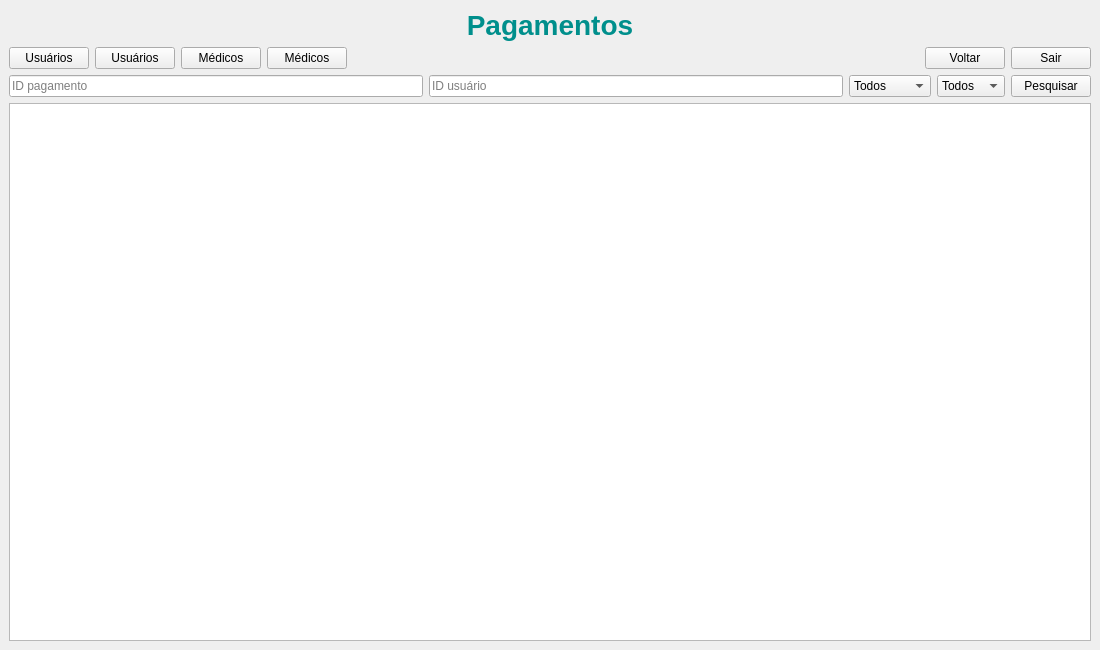
<?xml version="1.0" encoding="UTF-8"?>
<ui version="4.0">
 <class>MainWindow</class>
 <widget class="QMainWindow" name="MainWindow">
  <property name="geometry">
   <rect>
    <x>0</x>
    <y>0</y>
    <width>1100</width>
    <height>650</height>
   </rect>
  </property>
  <property name="windowTitle">
   <string>ALTUS - Pagamentos</string>
  </property>
  <widget class="QWidget" name="centralwidget">
   <layout class="QVBoxLayout" name="verticalLayout">
    <item>
     <widget class="QLabel" name="lbl_titulo">
      <property name="styleSheet">
       <string notr="true">font-size: 28px; font-weight: 700; color: #008f8c;</string>
      </property>
      <property name="text">
       <string>Pagamentos</string>
      </property>
      <property name="alignment">
       <set>Qt::AlignCenter</set>
      </property>
     </widget>
    </item>
    <item>
     <layout class="QHBoxLayout" name="navLayout">
      <item>
       <widget class="QPushButton" name="btn_usuarios">
        <property name="text">
         <string>Usuários</string>
        </property>
       </widget>
      </item>
      <item>
       <widget class="QPushButton" name="btn_usuarios2">
        <property name="text">
         <string>Usuários</string>
        </property>
       </widget>
      </item>
      <item>
       <widget class="QPushButton" name="btn_medicos">
        <property name="text">
         <string>Médicos</string>
        </property>
       </widget>
      </item>
      <item>
       <widget class="QPushButton" name="btn_medicos2">
        <property name="text">
         <string>Médicos</string>
        </property>
       </widget>
      </item>
      <item>
       <spacer name="horizontalSpacer">
        <property name="orientation">
         <enum>Qt::Horizontal</enum>
        </property>
        <property name="sizeHint" stdset="0">
         <size>
          <width>40</width>
          <height>20</height>
         </size>
        </property>
       </spacer>
      </item>
      <item>
       <widget class="QPushButton" name="btn_voltar">
        <property name="text">
         <string>Voltar</string>
        </property>
       </widget>
      </item>
      <item>
       <widget class="QPushButton" name="btn_sair">
        <property name="text">
         <string>Sair</string>
        </property>
       </widget>
      </item>
     </layout>
    </item>
    <item>
     <layout class="QHBoxLayout" name="filtersLayout">
      <item>
       <widget class="QLineEdit" name="txt_id_user_2">
        <property name="placeholderText">
         <string>ID pagamento</string>
        </property>
       </widget>
      </item>
      <item>
       <widget class="QLineEdit" name="txt_id_user">
        <property name="placeholderText">
         <string>ID usuário</string>
        </property>
       </widget>
      </item>
      <item>
       <widget class="QComboBox" name="cmb_tipo">
        <item>
         <property name="text">
          <string>Todos</string>
         </property>
        </item>
        <item>
         <property name="text">
          <string>pendente</string>
         </property>
        </item>
        <item>
         <property name="text">
          <string>aprovado</string>
         </property>
        </item>
        <item>
         <property name="text">
          <string>rejeitado</string>
         </property>
        </item>
       </widget>
      </item>
      <item>
       <widget class="QComboBox" name="cmb_plano">
        <item>
         <property name="text">
          <string>Todos</string>
         </property>
        </item>
        <item>
         <property name="text">
          <string>49.00</string>
         </property>
        </item>
        <item>
         <property name="text">
          <string>99.00</string>
         </property>
        </item>
        <item>
         <property name="text">
          <string>199.00</string>
         </property>
        </item>
       </widget>
      </item>
      <item>
       <widget class="QPushButton" name="btn_pesquisar">
        <property name="text">
         <string>Pesquisar</string>
        </property>
       </widget>
      </item>
     </layout>
    </item>
    <item>
     <widget class="QTableWidget" name="tb_pagamentos"/>
    </item>
   </layout>
  </widget>
 </widget>
 <resources/>
 <connections/>
</ui>
